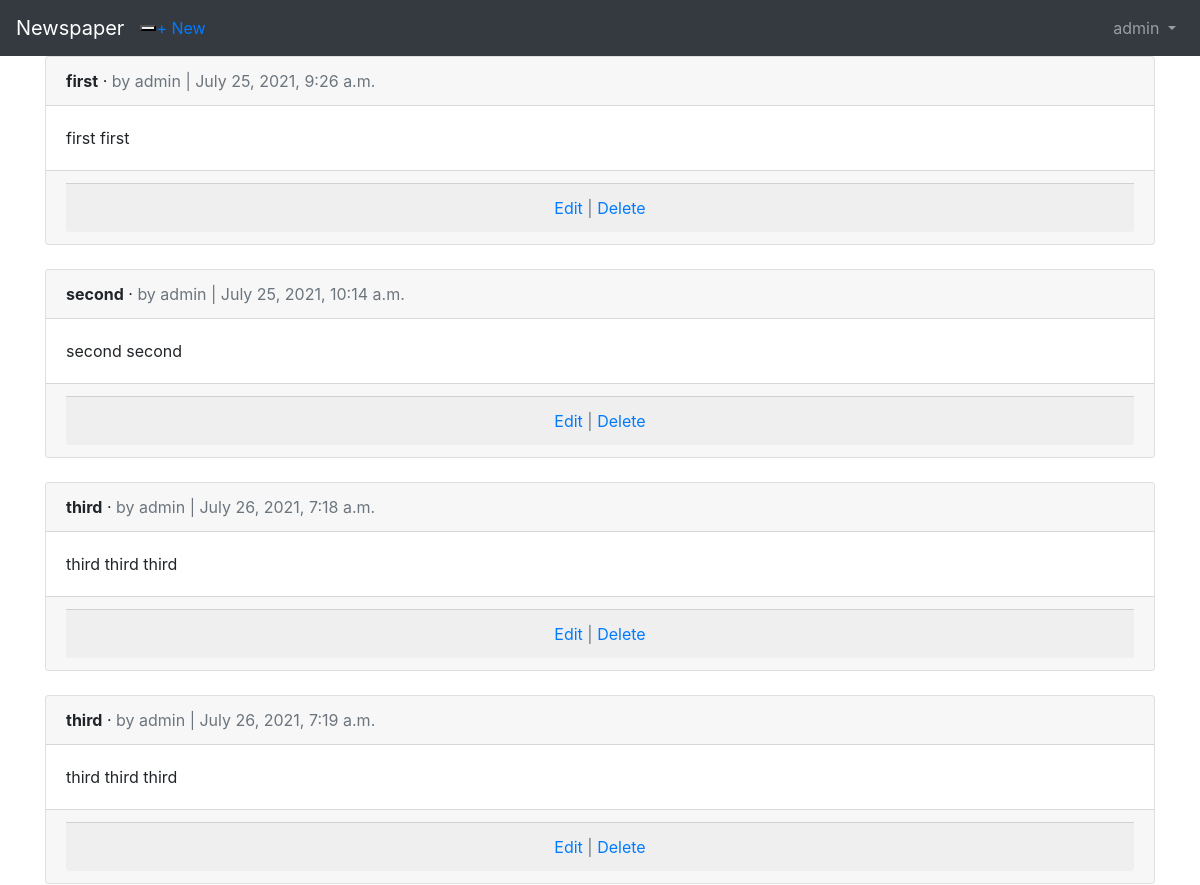
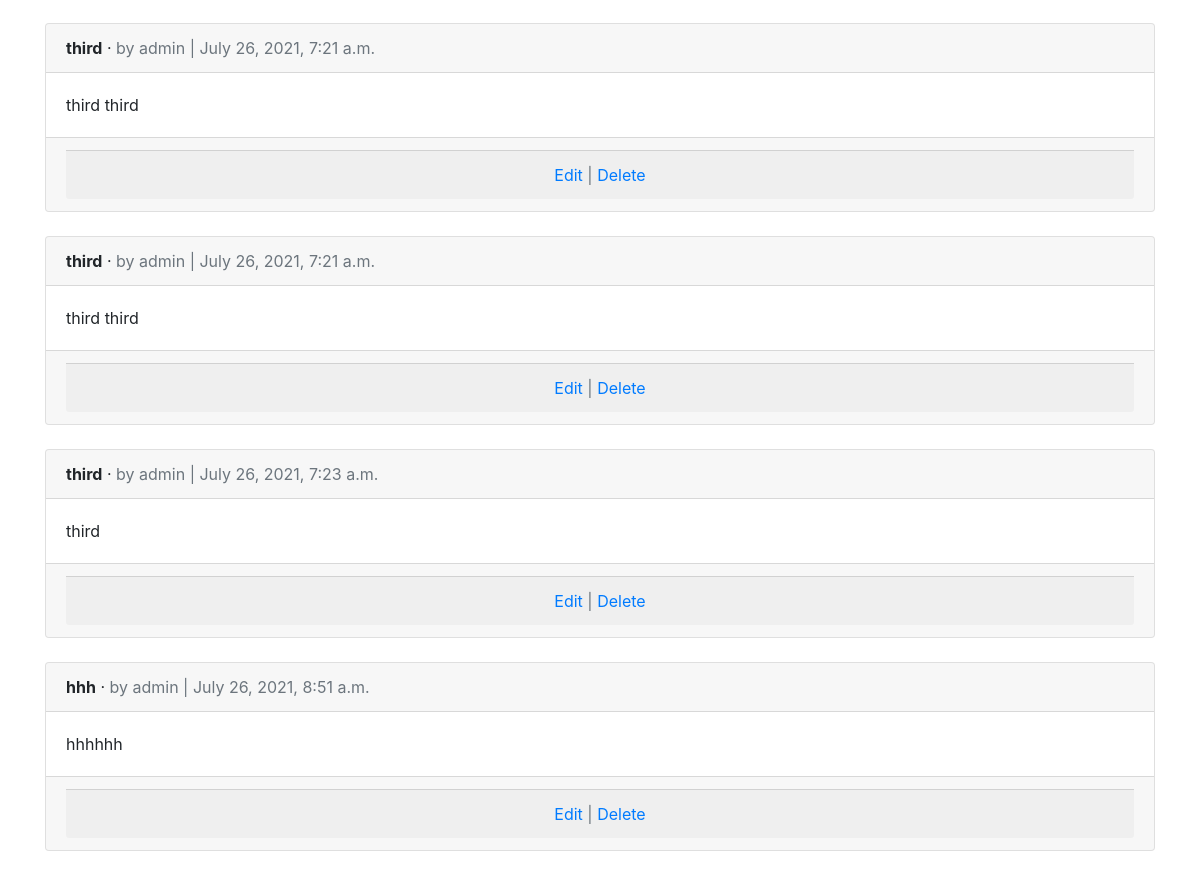
/articles/ (signed in), run on the app's committed database (2 pictures, top to bottom).
### accounts/models.py (models this page shows)
class CustomUser(AbstractUser):
    age = models.PositiveIntegerField(null=True, blank=True)

### articles/models.py (models this page shows)
class Article(models.Model):
    title = models.CharField(max_length=255)
    body = models.TextField()
    date = models.DateTimeField(auto_now_add=True)
    author = models.ForeignKey(
        get_user_model(),
        on_delete=models.CASCADE,
    )

### articles/views.py (the view)
# urls.py: path('', ArticleListView.as_view(), name='article_list'),
class ArticleListView(LoginRequiredMixin, ListView):
    model = Article
    template_name = 'article_list.html'

### templates/article_list.html (shortened to what this page needs)
{% extends 'base.html' %}
{% block content %}
    {% for article in object_list %}
        <div class="card">
            <div class="card-header">
                <span class="font-weight-bold">{{ article.title }}</span> &middot;
                <span class="text-muted">by {{ article.author }} |
                {{ article.date }}</span>
            </div>
            <div class="card-body">
            {{ article.body }}
            </div>
            <div class="card-footer text-center text-muted">
                <div class="card-footer text-center text-muted">
                    <a href="{% url 'article_edit' article.pk %}">Edit</a> |
                    <a href="{% url 'article_delete' article.pk %}">Delete</a>
                </div>
            </div>
        </div>
        <br />
    {% endfor %}
{% endblock content %}

### templates/base.html (shortened to what this page needs)
<!DOCTYPE html>
<html>
    <head>
    <link rel="stylesheet" href="https://cdn.jsdelivr.net/npm/bootstrap@4.5.3/dist/css/bootstrap.min.css">
    </head>
    <body>
        <nav class="navbar navbar-expand-lg navbar-dark bg-dark">
            <a class="navbar-brand" href="{% url 'home' %}">Newspaper</a>
            <button class="navbar-toggle" type="button" data-toggle="collapse"
                    data-target="#navbarSupportedContent"
                    aria-controls="navbarSupportedContent" aria-expanded="false"
                    aria-label="Toggle navigation">
            </button>
                <div class="collapse navbar-collapse" id="navbarSupportedContent">
                    {% if user.is_authenticated %}
                        <ul class="navbar-nav mr-auto">
                            <li class="nav-item">
                                <a href="{% url 'article_new' %}">+ New</a>
                            </li>
                        </ul>
                    <ul class="navbar-nav ml-auto">
                        <li class="nav-item">
                            <a class="nav-link dropdown-toggle" href="#"
                            id="navbarDropdown" role="button" data-toggle="dropdown"
                            aria-haspopup="true" aria-expanded="false">
                            {{ user.username }}
                            </a>
                        </li>
                    </ul>
                    {% else %}
                        <form class="form-inline ml-auto">
                        <a href="{% url 'login' %}" class="btn btn-outline-secondary">Log In</a>
                        <a href="{% url 'signup' %}" class="btn btn-primary ml-2">Sign up</a>
                        </form>
                    {% endif %}
                </div>
        </nav>
        <main>
            <div class="container">
            {% block content %}
            {% endblock content %}
            </div>
        </main>
    </body>
</html>

### data on the page
CustomUser: username "admin"
Article: title "first", author "admin", date "July 25, 2021, 9:26 a.m.", body "first first"
Article: title "second", author "admin", date "July 25, 2021, 10:14 a.m.", body "second second"
Article: title "third", author "admin", date "July 26, 2021, 7:18 a.m.", body "third third third"
Article: title "third", author "admin", date "July 26, 2021, 7:19 a.m.", body "third third third"
Article: title "third", author "admin", date "July 26, 2021, 7:21 a.m.", body "third third"
Article: title "third", author "admin", date "July 26, 2021, 7:21 a.m.", body "third third"
Article: title "third", author "admin", date "July 26, 2021, 7:23 a.m.", body "third"
Article: title "hhh", author "admin", date "July 26, 2021, 8:51 a.m.", body "hhhhhh"
